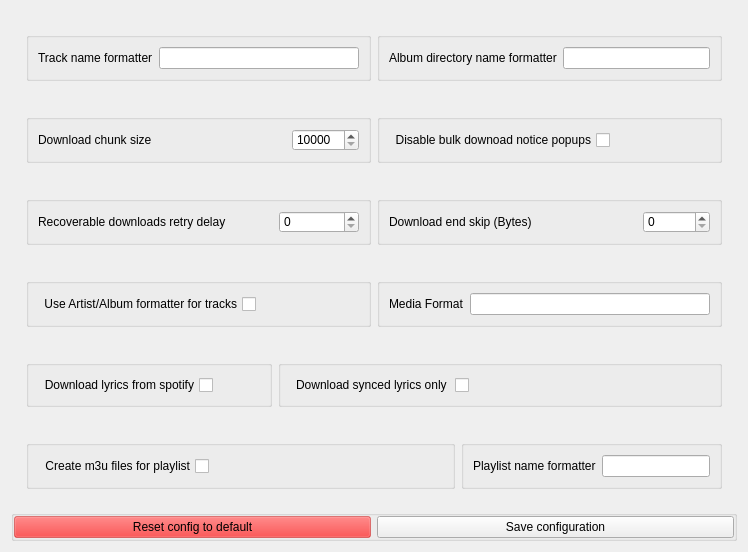
      <widget class="QWidget" name="advanced_config">
       <property name="enabled">
        <bool>true</bool>
       </property>
       <attribute name="title">
        <string>Advanced configuration</string>
       </attribute>
       <layout class="QVBoxLayout" name="verticalLayout_12">
        <item>
         <widget class="QGroupBox" name="imput_adv_group">
          <property name="styleSheet">
           <string notr="true">QGroupBox #gb0, #gb1, #gb2, #gb3, #gb4, #gb5, #imput_adv_group {
     border: 0;
 } </string>
          </property>
          <property name="title">
           <string/>
          </property>
          <property name="flat">
           <bool>true</bool>
          </property>
          <layout class="QVBoxLayout" name="verticalLayout_11">
           <property name="leftMargin">
            <number>0</number>
           </property>
           <property name="topMargin">
            <number>0</number>
           </property>
           <property name="rightMargin">
            <number>0</number>
           </property>
           <property name="bottomMargin">
            <number>0</number>
           </property>
           <item>
            <widget class="QGroupBox" name="gb1">
             <property name="title">
              <string/>
             </property>
             <property name="flat">
              <bool>true</bool>
             </property>
             <layout class="QHBoxLayout" name="horizontalLayout">
              <item>
               <widget class="QGroupBox" name="groupBox_6">
                <property name="title">
                 <string/>
                </property>
                <property name="flat">
                 <bool>false</bool>
                </property>
                <layout class="QHBoxLayout" name="horizontalLayout_17">
                 <item>
                  <widget class="QLabel" name="lb_track_formatter">
                   <property name="text">
                    <string>Track name formatter</string>
                   </property>
                  </widget>
                 </item>
                 <item>
                  <widget class="QLineEdit" name="inp_track_formatter"/>
                 </item>
                </layout>
               </widget>
              </item>
              <item>
               <widget class="QGroupBox" name="groupBox_13">
                <property name="title">
                 <string/>
                </property>
                <layout class="QHBoxLayout" name="horizontalLayout_18">
                 <item>
                  <widget class="QLabel" name="lb_alb_formatter">
                   <property name="text">
                    <string>Album directory name formatter</string>
                   </property>
                  </widget>
                 </item>
                 <item>
                  <widget class="QLineEdit" name="inp_alb_formatter">
                   <property name="text">
                    <string/>
                   </property>
                  </widget>
                 </item>
                </layout>
               </widget>
              </item>
             </layout>
            </widget>
           </item>
           <item>
            <widget class="QGroupBox" name="gb2">
             <property name="title">
              <string/>
             </property>
             <property name="flat">
              <bool>true</bool>
             </property>
             <layout class="QHBoxLayout" name="horizontalLayout_13">
              <item>
               <widget class="QGroupBox" name="groupBox_8">
                <property name="title">
                 <string/>
                </property>
                <property name="flat">
                 <bool>false</bool>
                </property>
                <layout class="QHBoxLayout" name="horizontalLayout_19">
                 <item>
                  <widget class="QLabel" name="lb_chunk_size">
                   <property name="text">
                    <string>Download chunk size</string>
                   </property>
                  </widget>
                 </item>
                 <item>
                  <spacer name="horizontalSpacer_2">
                   <property name="orientation">
                    <enum>Qt::Horizontal</enum>
                   </property>
                   <property name="sizeHint" stdset="0">
                    <size>
                     <width>0</width>
                     <height>0</height>
                    </size>
                   </property>
                  </spacer>
                 </item>
                 <item>
                  <widget class="QSpinBox" name="inp_chunk_size">
                   <property name="minimumSize">
                    <size>
                     <width>0</width>
                     <height>0</height>
                    </size>
                   </property>
                   <property name="minimum">
                    <number>10000</number>
                   </property>
                   <property name="maximum">
                    <number>10000000</number>
                   </property>
                  </widget>
                 </item>
                </layout>
               </widget>
              </item>
              <item>
               <widget class="QGroupBox" name="groupBox_18">
                <property name="title">
                 <string/>
                </property>
                <layout class="QHBoxLayout" name="horizontalLayout_20">
                 <item>
                  <widget class="QCheckBox" name="inp_disable_bulk_popup">
                   <property name="layoutDirection">
                    <enum>Qt::RightToLeft</enum>
                   </property>
                   <property name="text">
                    <string>Disable bulk downoad notice popups</string>
                   </property>
                  </widget>
                 </item>
                 <item>
                  <spacer name="horizontalSpacer_3">
                   <property name="orientation">
                    <enum>Qt::Horizontal</enum>
                   </property>
                   <property name="sizeHint" stdset="0">
                    <size>
                     <width>40</width>
                     <height>20</height>
                    </size>
                   </property>
                  </spacer>
                 </item>
                </layout>
               </widget>
              </item>
             </layout>
            </widget>
           </item>
           <item>
            <widget class="QGroupBox" name="gb3">
             <property name="title">
              <string/>
             </property>
             <property name="flat">
              <bool>true</bool>
             </property>
             <layout class="QHBoxLayout" name="horizontalLayout_21">
              <item>
               <widget class="QGroupBox" name="groupBox_22">
                <property name="title">
                 <string/>
                </property>
                <property name="flat">
                 <bool>false</bool>
                </property>
                <layout class="QHBoxLayout" name="horizontalLayout_22">
                 <item>
                  <widget class="QLabel" name="lb_max_recdl_delay">
                   <property name="text">
                    <string>Recoverable downloads retry delay</string>
                   </property>
                  </widget>
                 </item>
                 <item>
                  <spacer name="horizontalSpacer_4">
                   <property name="orientation">
                    <enum>Qt::Horizontal</enum>
                   </property>
                   <property name="sizeHint" stdset="0">
                    <size>
                     <width>40</width>
                     <height>20</height>
                    </size>
                   </property>
                  </spacer>
                 </item>
                 <item>
                  <widget class="QSpinBox" name="inp_max_recdl_delay">
                   <property name="minimumSize">
                    <size>
                     <width>80</width>
                     <height>0</height>
                    </size>
                   </property>
                   <property name="maximum">
                    <number>999999</number>
                   </property>
                  </widget>
                 </item>
                </layout>
               </widget>
              </item>
              <item>
               <widget class="QGroupBox" name="groupBox_23">
                <property name="title">
                 <string/>
                </property>
                <layout class="QHBoxLayout" name="horizontalLayout_23">
                 <item>
                  <widget class="QLabel" name="lb_dl_endskip">
                   <property name="text">
                    <string>Download end skip (Bytes)</string>
                   </property>
                  </widget>
                 </item>
                 <item>
                  <spacer name="horizontalSpacer_5">
                   <property name="orientation">
                    <enum>Qt::Horizontal</enum>
                   </property>
                   <property name="sizeHint" stdset="0">
                    <size>
                     <width>40</width>
                     <height>20</height>
                    </size>
                   </property>
                  </spacer>
                 </item>
                 <item>
                  <widget class="QSpinBox" name="inp_dl_endskip">
                   <property name="minimumSize">
                    <size>
                     <width>0</width>
                     <height>0</height>
                    </size>
                   </property>
                   <property name="maximum">
                    <number>999999999</number>
                   </property>
                  </widget>
                 </item>
                </layout>
               </widget>
              </item>
             </layout>
            </widget>
           </item>
           <item>
            <widget class="QGroupBox" name="gb0">
             <property name="styleSheet">
              <string notr="true"/>
             </property>
             <property name="title">
              <string/>
             </property>
             <property name="flat">
              <bool>true</bool>
             </property>
             <layout class="QHBoxLayout" name="horizontalLayout_24">
              <item>
               <widget class="QGroupBox" name="groupBox_26">
                <property name="title">
                 <string/>
                </property>
                <property name="flat">
                 <bool>false</bool>
                </property>
                <layout class="QHBoxLayout" name="horizontalLayout_25">
                 <item>
                  <widget class="QCheckBox" name="inp_force_track_dir">
                   <property name="maximumSize">
                    <size>
                     <width>338</width>
                     <height>16777215</height>
                    </size>
                   </property>
                   <property name="layoutDirection">
                    <enum>Qt::RightToLeft</enum>
                   </property>
                   <property name="text">
                    <string>Use Artist/Album formatter for tracks</string>
                   </property>
                  </widget>
                 </item>
                 <item>
                  <spacer name="horizontalSpacer_6">
                   <property name="orientation">
                    <enum>Qt::Horizontal</enum>
                   </property>
                   <property name="sizeHint" stdset="0">
                    <size>
                     <width>40</width>
                     <height>20</height>
                    </size>
                   </property>
                  </spacer>
                 </item>
                </layout>
               </widget>
              </item>
              <item>
               <widget class="QGroupBox" name="groupBox_27">
                <property name="title">
                 <string/>
                </property>
                <layout class="QHBoxLayout" name="horizontalLayout_26">
                 <item>
                  <widget class="QLabel" name="lm_media_format">
                   <property name="text">
                    <string>Media Format</string>
                   </property>
                  </widget>
                 </item>
                 <item>
                  <widget class="QLineEdit" name="inp_media_format"/>
                 </item>
                </layout>
               </widget>
              </item>
             </layout>
            </widget>
           </item>
           <item>
            <widget class="QGroupBox" name="gb4">
             <property name="title">
              <string/>
             </property>
             <property name="flat">
              <bool>true</bool>
             </property>
             <layout class="QHBoxLayout" name="horizontalLayout_32">
              <item>
               <widget class="QGroupBox" name="group_lyrics_cfg_lyricsenable">
                <property name="title">
                 <string/>
                </property>
                <property name="flat">
                 <bool>false</bool>
                </property>
                <layout class="QHBoxLayout" name="horizontalLayout_33">
                 <item>
                  <widget class="QCheckBox" name="inp_enable_lyrics">
                   <property name="layoutDirection">
                    <enum>Qt::RightToLeft</enum>
                   </property>
                   <property name="text">
                    <string>Download lyrics from spotify</string>
                   </property>
                  </widget>
                 </item>
                 <item>
                  <spacer name="horizontalSpacer_10">
                   <property name="orientation">
                    <enum>Qt::Horizontal</enum>
                   </property>
                   <property name="sizeHint" stdset="0">
                    <size>
                     <width>40</width>
                     <height>20</height>
                    </size>
                   </property>
                  </spacer>
                 </item>
                </layout>
               </widget>
              </item>
              <item>
               <widget class="QGroupBox" name="group_lyrics_cfg_only_synced">
                <property name="title">
                 <string/>
                </property>
                <layout class="QHBoxLayout" name="horizontalLayout_34">
                 <item>
                  <widget class="QCheckBox" name="inp_only_synced_lyrics">
                   <property name="layoutDirection">
                    <enum>Qt::RightToLeft</enum>
                   </property>
                   <property name="text">
                    <string>Download synced lyrics only </string>
                   </property>
                  </widget>
                 </item>
                 <item>
                  <spacer name="horizontalSpacer_11">
                   <property name="orientation">
                    <enum>Qt::Horizontal</enum>
                   </property>
                   <property name="sizeHint" stdset="0">
                    <size>
                     <width>241</width>
                     <height>20</height>
                    </size>
                   </property>
                  </spacer>
                 </item>
                </layout>
               </widget>
              </item>
             </layout>
            </widget>
           </item>
           <item>
            <widget class="QGroupBox" name="gb5">
             <property name="title">
              <string/>
             </property>
             <property name="flat">
              <bool>true</bool>
             </property>
             <layout class="QHBoxLayout" name="horizontalLayout_41">
              <item>
               <widget class="QGroupBox" name="group_playlist_cfg_m3u">
                <property name="title">
                 <string/>
                </property>
                <layout class="QHBoxLayout" name="horizontalLayout_42">
                 <item>
                  <widget class="QCheckBox" name="inp_create_playlists">
                   <property name="layoutDirection">
                    <enum>Qt::RightToLeft</enum>
                   </property>
                   <property name="text">
                    <string>Create m3u files for playlist</string>
                   </property>
                  </widget>
                 </item>
                 <item>
                  <spacer name="horizontalSpacer_16">
                   <property name="orientation">
                    <enum>Qt::Horizontal</enum>
                   </property>
                   <property name="sizeHint" stdset="0">
                    <size>
                     <width>234</width>
                     <height>20</height>
                    </size>
                   </property>
                  </spacer>
                 </item>
                </layout>
               </widget>
              </item>
              <item>
               <widget class="QGroupBox" name="group_playlist_cfg_format">
                <property name="title">
                 <string/>
                </property>
                <layout class="QHBoxLayout" name="horizontalLayout_43">
                 <item>
                  <widget class="QLabel" name="lb_playlist_name_formatter">
                   <property name="text">
                    <string>Playlist name formatter</string>
                   </property>
                  </widget>
                 </item>
                 <item>
                  <widget class="QLineEdit" name="inp_playlist_name_formatter"/>
                 </item>
                </layout>
               </widget>
              </item>
             </layout>
            </widget>
           </item>
          </layout>
         </widget>
        </item>
        <item>
         <widget class="QGroupBox" name="groupBox_24">
          <property name="minimumSize">
           <size>
            <width>0</width>
            <height>0</height>
           </size>
          </property>
          <property name="maximumSize">
           <size>
            <width>16777215</width>
            <height>50</height>
           </size>
          </property>
          <property name="title">
           <string/>
          </property>
          <property name="flat">
           <bool>true</bool>
          </property>
          <layout class="QHBoxLayout" name="horizontalLayout_30">
           <property name="leftMargin">
            <number>0</number>
           </property>
           <property name="topMargin">
            <number>0</number>
           </property>
           <property name="rightMargin">
            <number>0</number>
           </property>
           <property name="bottomMargin">
            <number>0</number>
           </property>
           <item>
            <widget class="QPushButton" name="btn_seset_config">
             <property name="minimumSize">
              <size>
               <width>0</width>
               <height>0</height>
              </size>
             </property>
             <property name="styleSheet">
              <string notr="true">background-color: rgba(255, 0, 0, 100);</string>
             </property>
             <property name="text">
              <string>Reset config to default</string>
             </property>
            </widget>
           </item>
           <item>
            <widget class="QPushButton" name="btn_save_adv_config">
             <property name="minimumSize">
              <size>
               <width>0</width>
               <height>0</height>
              </size>
             </property>
             <property name="text">
              <string>Save configuration</string>
             </property>
            </widget>
           </item>
          </layout>
         </widget>
        </item>
       </layout>
      </widget>
